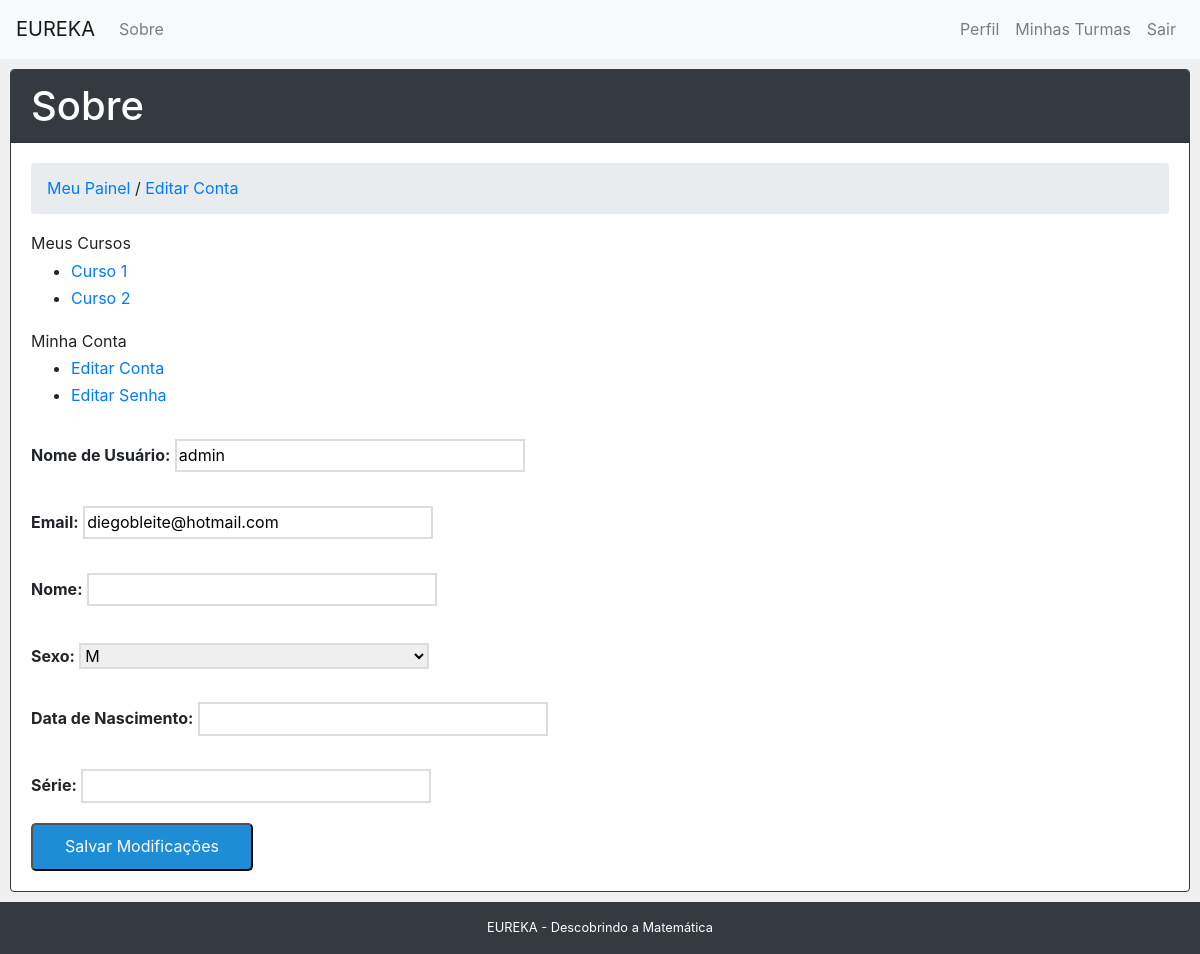
/editar_usuario/ (signed in), run on an earlier commit of the app's database.
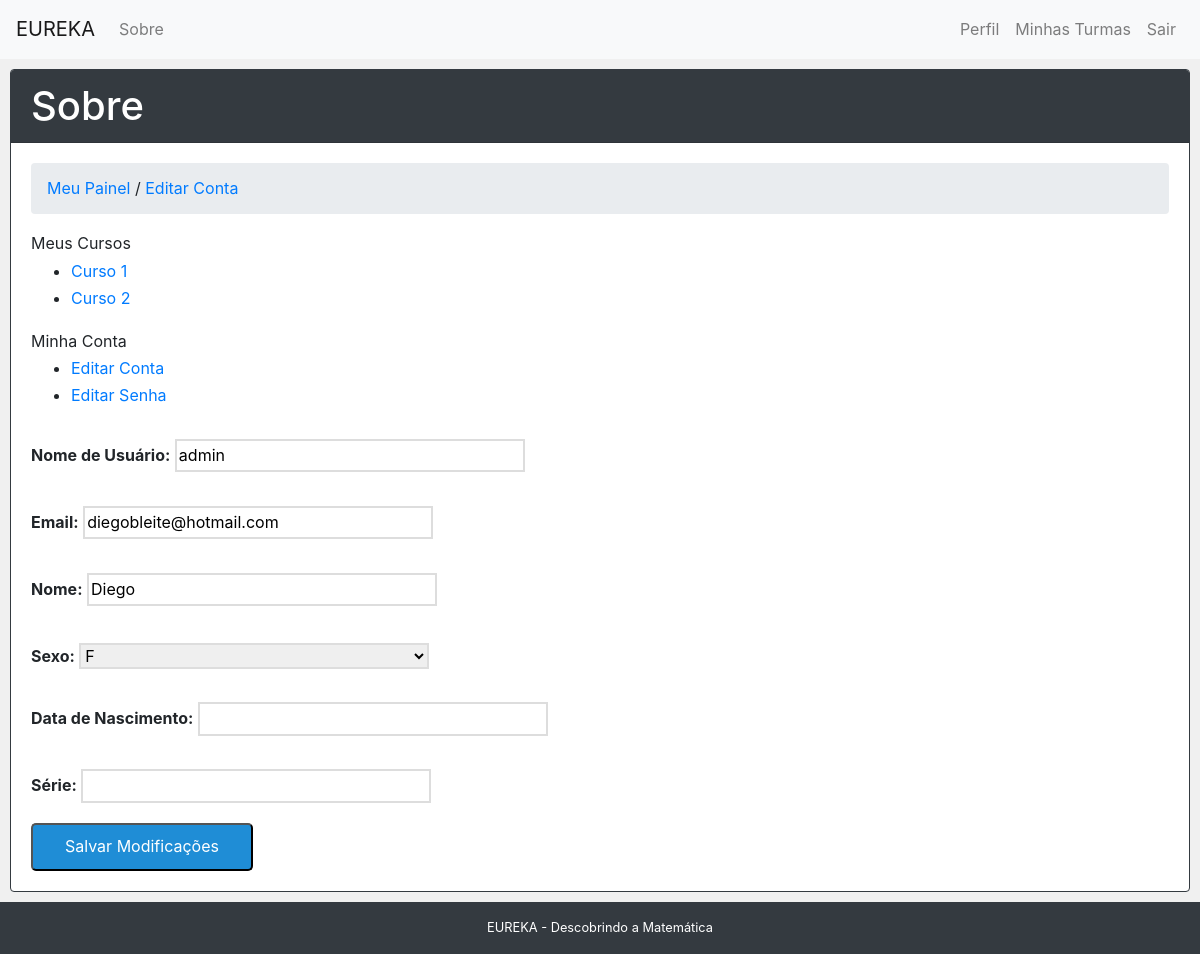
And on a later commit of the database.
### core/models.py (models this page shows)
class Usuario(AbstractBaseUser, PermissionsMixin):
	USER_OPTIONS = (
		('PROFESSOR', 'Professor'),
		('ALUNO', 'Aluno'),
	)
	GENDER_OPTIONS = (
		('MASCULINO', 'M'),
		('FEMININO', 'F'),
	)
	username = models.CharField('Nome de Usuário', max_length=30, unique=True, validators = [validators.RegexValidator(re.compile('^[\w.@+-]+$'), 'O nome de usuário só pode conter letras, dígitos ou os seguintes caracteres @/./+/-/_', 'invalid')])
	name = models.CharField('Nome', max_length=100)
	gender = user_type = models.CharField('Sexo', max_length=9, choices=GENDER_OPTIONS, default='MASCULINO')
	birth_date = models.DateField('Data de Nascimento', null=True, blank = True)
	grade = models.IntegerField('Série', validators=[MaxValueValidator(9), MinValueValidator(1)], null=True, blank = True)
	email = models.EmailField('Email', max_length=256, blank=True, unique=True)
	user_type = models.CharField('Tipo', max_length=9, choices=USER_OPTIONS, default='ALUNO')
	created_at = models.DateTimeField('Criado em', auto_now_add=True)
	updated_at = models.DateTimeField('Atualizado em', auto_now=True)
	is_active = models.BooleanField('Esta ativo?', blank=True, default=True)
	is_staff = models.BooleanField('Admin', blank=True, default=False)
	date_joined = models.DateTimeField('Data de cadastro', auto_now_add=True)
	objects = UserManager()
	USERNAME_FIELD = 'username'
	REQUIRED_FIELDS = ['email','name','gender','birth_date','user_type']
	def __str__(self):
		return self.username
	class Meta:
		verbose_name = 'Usuário'
		verbose_name_plural = 'Usuários'

### core/views.py (the view)
# urls.py: path('editar_usuario/', views.editar_usuario, name='editar_usuario'),
@login_required
def editar_usuario(request):
	context = {}
	if request.method == 'POST':
		form = FormularioEditarConta(request.POST, instance = request.user)
		if form.is_valid():
			form.save()
			context['success'] = True
	else:
		form = FormularioEditarConta(instance = request.user)
	context ['form'] = form
	return render(request,'editar_usuario.html', context)

### core/forms.py
class FormularioEditarConta(forms.ModelForm):
	class Meta:
		model = User
		fields = ['username','email','name','gender','birth_date','grade']

### core/templates/editar_usuario.html (shortened to what this page needs)
{% extends "usuario.html" %}
{% block breadcrumb %}
    {{ block.super }}
    <li>&nbsp;/&nbsp;</li>
    <li><a href="{% url 'editar_usuario' %}">Editar Conta</a></li>
{% endblock %}
{% block dashboard_content %}
<form class="pure-form pure-form-stacked" method="post">
    <fieldset>
        {% for field in form %}
        <div class="pure-control-group">
            {{ field.label_tag }}
            {{ field }}
        </div>
        {% endfor %}
        <div class="pure-controls">
            <button type="submit" class="pure-button pure-button-primary">Salvar Modificações</button>
        </div>
    </fieldset>
</form>
{% endblock %}

### core/templates/usuario.html (shortened to what this page needs)
{% extends "base.html" %}
{% block content %}
<div class="card cardEspecial">
    <div class="card-header bg-dark text-white">
        <h1>Sobre</h1>
    </div>
    <div class="card-body">
        <div class="pure-u-1">
            <ul class="breadcrumb">
                {% block breadcrumb %}
                <li><a href="{% url 'usuario' %}">Meu Painel</a></li>
                {% endblock %}
            </ul>
        </div>
        <div>
            Meus Cursos
            <ul>
                <li><a href="#">Curso 1</a></li>
                <li><a href="#">Curso 2</a></li>
            </ul>
            Minha Conta
            <ul>
                <li><a href="{% url 'editar_usuario' %}">Editar Conta</a></li>
                <li><a href="{% url 'editar_senha' %}">Editar Senha</a></li>
            </ul>
        </div>
        <div>
            {% block dashboard_content %}{% endblock %}
        </div>
    </div>
</div>
{% endblock %}

### core/templates/base.html (shortened to what this page needs)
<!doctype html>
{% load static %}
<html lang="en">
<head>
	<link rel="stylesheet" href="http://yui.yahooapis.com/pure/0.3.0/pure-min.css">
	<link rel="stylesheet" href="https://maxcdn.bootstrapcdn.com/bootstrap/4.1.3/css/bootstrap.min.css"/>
	<link rel="stylesheet" href="{% static 'css/styles.css' %}" />
</head>
<body style="background-color: #F0F0F0;">
<nav class="navbar navbar-expand-md navbar-light bg-light">
    <a class="navbar-brand abs" href="{% url 'home' %}">EUREKA</a>
    <div class="navbar-collapse collapse" id="collapsingNavbar">
        <ul class="navbar-nav">
            <li class="nav-item">
                <a class="nav-link" href="{% url 'sobre' %}">Sobre</a>
            </li>
        </ul>
        <ul class="navbar-nav ml-auto">
            {% if user.is_authenticated %}
	            <li class="nav-item">
	                <a class="nav-link" href="{% url 'usuario' %}">Perfil</a>
	            </li>
	            <li class="nav-item">
	                <a class="nav-link" href="{% url 'index' %}">Minhas Turmas</a>
            	</li>
	            <li class="nav-item">
	                <a class="nav-link" href="{% url 'logout' %}">Sair</a>
	            </li>
	        {% else %}
	            <li class="nav-item">
	                <a class="nav-link" href="{% url 'login' %}">Entrar</a>
	            </li>
	        {% endif %}
        </ul>
    </div>
</nav>
<div class="content">
	{% block content %}{% endblock %}
	<div class="footer">
		EUREKA - Descobrindo a Matemática
	</div>
</div>
</body>
</html>

### core/static/css/styles.css (style rules this page uses)
* { -webkit-box-sizing: border-box; -moz-box-sizing: border-box; box-sizing: border-box; }
body { margin: 0 auto; line-height: 1.7em; }
.footer { background: #2d3e50; color: #fff; text-align: center; padding: 1em; font-size: 80%; }
.pure-form label { margin: 1em 0 0; font-weight: bold; font-size: 100%; }
.pure-form input[type], textarea, select { border: 2px solid #ddd; box-shadow: none; font-size: 100%; width: 100%; max-width: 350px; margin-bottom: 0.3em; }
.pure-form .pure-control-group { margin-bottom: 1em; }
.pure-button { background-color: #1f8dd6; color: white; padding: 0.5em 2em; border-radius: 5px; }
.footer { background: #343a40; color: white; text-align: center; padding: 1em; font-size: 80%; }
.card { margin-left: 10px; margin-right: 10px; margin-top: 10px; margin-bottom: 10px; border-style: solid; border-color: #343a40; border-width: 1px; }
.cardEspecial { margin-left: 10px; margin-right: 10px; margin-top: 10px; margin-bottom: 10px; }
.cardEspecial h1 { margin-top: 0px; margin-bottom: 0px; }

What changed in the data, as far as the page shows it:
changed Usuario "admin": name (not shown) → "Diego"; gender "M" → "F"
